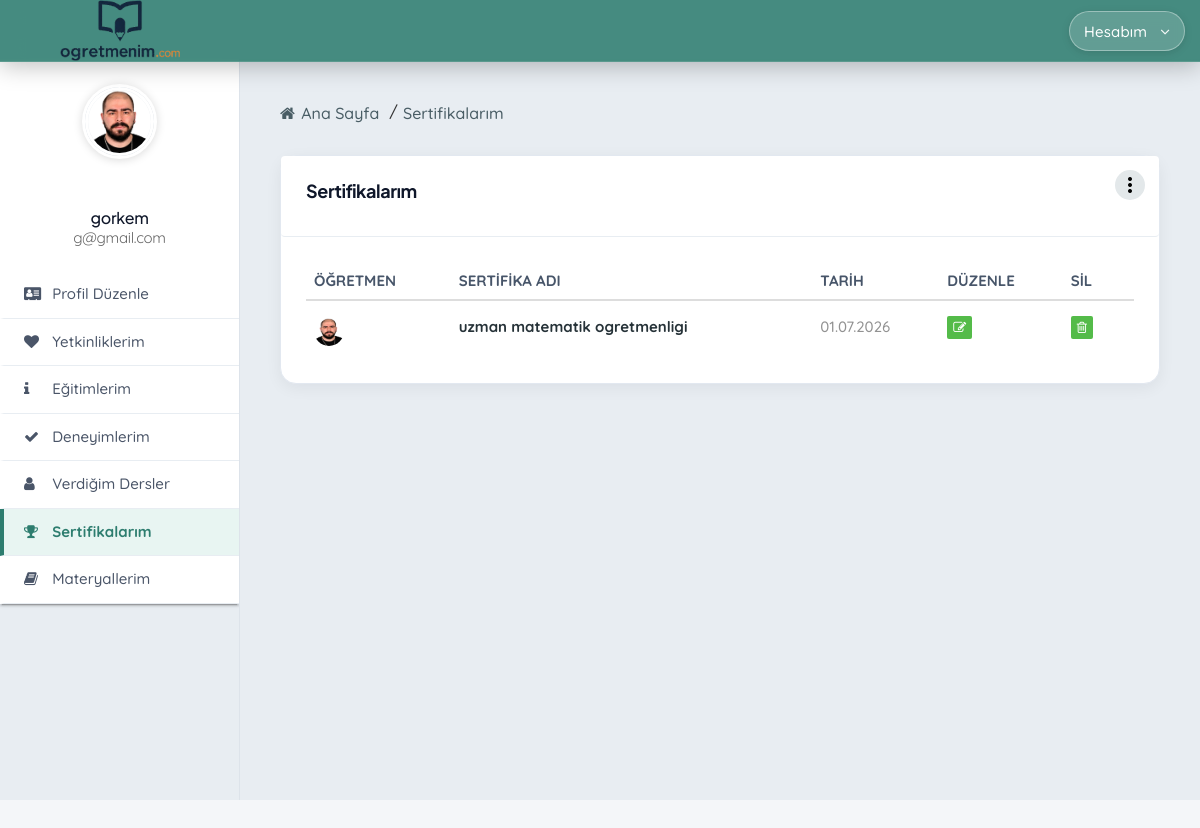
The page /adminpanel/listing-award (signed in) on the database its author committed.
### conntoapp/models.py (models this page shows, shortened)
class CustomUser(AbstractUser):
    fullname = models.CharField(max_length=100, verbose_name="Ad Soyad")
    twitter = models.CharField(max_length=100, null=True, blank=True, verbose_name="Twitter (X)")
    facebook = models.CharField(max_length=100, null=True, blank=True, verbose_name="Facebook")
    linkedin = models.CharField(max_length=100, null=True, blank=True, verbose_name="LinkedIn")
    instagram = models.CharField(max_length=100, null=True, blank=True, verbose_name="Instagram")
    gender = models.CharField(max_length=6, choices=CustomUserChoices.GENDER_CHOICES, verbose_name="Cinsiyet")
    birth_date = models.DateField(verbose_name="Doğum Tarihi")
    phone = models.CharField(max_length=20, null=True, blank=True, verbose_name="Telefon")
    branch = models.CharField(
        max_length=50,
        choices=TeacherChoices.BRANCH_CHOICES,
        default='matematik',
        verbose_name="Branş",
    )
    experience_years = models.CharField(
        max_length=10,
        choices=TeacherChoices.EXPERIENCE_CHOICES,
        default='0-1',
        verbose_name="Deneyim Süresi",
    )
    work_schedule = models.CharField(
        max_length=20,
        choices=TeacherChoices.WORK_SCHEDULE_CHOICES,
        default='her_ikisi',
        verbose_name="Çalışma Şekli",
    )
    city = models.CharField(max_length=30, choices=CustomUserChoices.TURKISH_CITIES, verbose_name="Şehir")
    district = models.CharField(max_length=50, null=True, blank=True, verbose_name="İlçe")
    job = models.CharField(max_length=20, blank=True, default='')
    short_description = models.CharField(max_length=100, null=True, blank=True, verbose_name="Kısa Tanıtım")
    long_description = models.TextField(max_length=500, null=True, blank=True, verbose_name="Biyografi")
    view = models.IntegerField(default=0)
    last_seen = models.DateTimeField(null=True, blank=True, verbose_name="Son Aktiflik")
    image = models.ImageField(upload_to="images/", default="images/default.jpg", null=False, blank=False, verbose_name="Profil Fotoğrafı")
    class Meta:
        verbose_name = "Öğretmen"
        verbose_name_plural = "Öğretmenler"

class UserAwards(models.Model):
    custom_user = models.ForeignKey(CustomUser, on_delete=models.CASCADE, related_name="userawards")
    award_name = models.CharField(max_length=1000, verbose_name="Sertifika/Ödül Adı")
    award_date = models.DateField(verbose_name="Tarih")
    class Meta:
        verbose_name = "Sertifika"
        verbose_name_plural = "Sertifikalar"

### conntoapp/views.py (the view)
# urls.py: path('listing-award', views.listingAward, name="listingAward"),
@login_required
def listingAward(request):
    return render(request, "admintemplate/listing-award.html")

### conntoapp/context_processors.py (called while the page is built)
def site_processor(request):
    return {
        'SITE_NAME': settings.SITE_NAME,
        'SITE_TAGLINE': settings.SITE_TAGLINE,
        'header_branches': TeacherChoices.BRANCH_CHOICES,
        'header_cities': CustomUserChoices.TURKISH_CITIES,
    }

def course_center_processor(request):
    if 'course_center_id' in request.session:
        try:
            course_center = CourseCenter.objects.get(id=request.session['course_center_id'])
            return {
                'current_course_center': course_center,
                'is_course_center_view': True,
            }
        except CourseCenter.DoesNotExist:
            del request.session['course_center_id']
            del request.session['is_course_center']
    return {
        'current_course_center': None,
        'is_course_center_view': False,
    }

### conntoapp/user_presence.py (called while the page is built)
def should_update_presence(last_seen):
    if not last_seen:
        return True
    return timezone.now() - last_seen >= PRESENCE_UPDATE_INTERVAL

### conntoapp/templates/admintemplate/listing-award.html (shortened to what this page needs)
{% extends 'conntoapp/adminbase/adminpanelbase.html' %}
{% load static %}
{% block content %}
  <div class="sb2-2">
    <div class="sb2-2-2">
      <ul>
        <li><a><i class="fa fa-home" aria-hidden="true"></i> Ana Sayfa</a></li>
        <li class="active-bre"><a>Sertifikalarım</a></li>
      </ul>
    </div>
    <div class="sb2-2-3">
      <div class="row">
        <div class="col-md-12">
          <div class="box-inn-sp">
            <div class="inn-title">
              <h4>Sertifikalarım</h4>
              <a class="dropdown-button drop-down-meta" href="#" data-activates="dr-users"><i class="material-icons">more_vert</i></a>
            </div>
            <div class="tab-inn">
              <div class="table-responsive table-desi">
                <table class="table table-hover">
                  <thead>
                    <tr>
                      <th>Öğretmen</th>
                      <th>Sertifika Adı</th>
                      <th>Tarih</th>
                      <th>Düzenle</th>
                      <th>Sil</th>
                    </tr>
                  </thead>
                  <tbody>
                    {% for award in user.userawards.all %}
                      <tr>
                        <td><span class="list-img"><img src="{{ user.image.url }}" alt="" /></span></td>
                        <td><span class="list-enq-name">{{ award.award_name }}</span></td>
                        <td>{{ award.award_date|date:'d.m.Y' }}</td>
                        <td><a href="{% url 'updateAward' award.id %}"><i class="fa fa-pencil-square-o" aria-hidden="true"></i></a></td>
                        <td><a href="#" onclick="confirmDelete('{% url 'deleteAward' award.id %}'); return false;"><i class="fa fa-trash-o" aria-hidden="true"></i></a></td>
                      </tr>
                    {% empty %}
                      <tr><td colspan="5">Henüz sertifika eklenmemiş.</td></tr>
                    {% endfor %}
                  </tbody>
                </table>
              </div>
            </div>
          </div>
        </div>
      </div>
    </div>
  </div>
{% endblock %}

### templates/conntoapp/adminbase/adminpanelbase.html (shortened to what this page needs)
{% load static %}
<!DOCTYPE html>
<html lang="tr">
  <head>
    <link rel="stylesheet" href="{% static 'adminstatic/css/font-awesome.min.css' %}" />
    <link rel="stylesheet" href="{% static 'adminstatic/css/style.css' %}" />
    <link rel="stylesheet" href="{% static 'adminstatic/css/mob.css' %}" />
    <link rel="stylesheet" href="{% static 'adminstatic/css/bootstrap.css' %}" />
    <link rel="stylesheet" href="{% static 'adminstatic/css/materialize.css' %}" />
    <link rel="stylesheet" href="{% static 'edu-theme.css' %}?v=55" />
  </head>
  <body class="edu-panel-page">
    <div class="container-fluid sb1">
      <div class="row">
        <div class="col-md-2 col-sm-3 col-xs-6 sb1-1 edu-panel-header-brand">
          {% include 'conntoapp/partials/site-logo.html' with logo_class='connto-site-logo--panel' %}
        </div>
        <div class="col-md-6 col-sm-6 mob-hide"></div>
        <div class="col-md-2 tab-hide"></div>
        <div class="col-md-2 col-sm-3 col-xs-6">
          <a class="waves-effect dropdown-button top-user-pro" href="#" data-activates="top-menu">
            <span class="top-user-pro__label">Hesabım</span><i class="fa fa-angle-down"></i>
          </a>
        </div>
      </div>
    </div>
    <div class="container-fluid sb2">
      <div class="row">
        <div class="sb2-1">
          <div class="sb2-12">
            <ul>
              <li>
                <span class="connto-avatar connto-avatar--xl">
                  <img class="connto-avatar__img" src="{{ user.image.url }}" alt="{{ user.fullname }}" />
                </span>
              </li>
              <li><h5>{{ user.fullname }} <span>{{ user.email }}</span></h5></li>
            </ul>
          </div>
          <div class="sb2-13">
            <ul class="collapsible edu-panel-nav">
              <li{% if request.resolver_match.url_name == 'addItems' %} class="active"{% endif %}><a href="{% url 'addItems' %}"><i class="fa fa-address-card"></i> Profil Düzenle</a></li>
              <li{% if request.resolver_match.url_name == 'listingSkill' %} class="active"{% endif %}><a href="{% url 'listingSkill' %}"><i class="fa fa-heart"></i> Yetkinliklerim</a></li>
              <li{% if request.resolver_match.url_name == 'listingEducation' %} class="active"{% endif %}><a href="{% url 'listingEducation' %}"><i class="fa fa-info"></i> Eğitimlerim</a></li>
              <li{% if request.resolver_match.url_name == 'listingExperience' %} class="active"{% endif %}><a href="{% url 'listingExperience' %}"><i class="fa fa-check"></i> Deneyimlerim</a></li>
              <li{% if request.resolver_match.url_name == 'listingService' %} class="active"{% endif %}><a href="{% url 'listingService' %}"><i class="fa fa-user"></i> Verdiğim Dersler</a></li>
              <li{% if request.resolver_match.url_name == 'listingAward' %} class="active"{% endif %}><a href="{% url 'listingAward' %}"><i class="fa fa-trophy"></i> Sertifikalarım</a></li>
              <li{% if request.resolver_match.url_name == 'listingWork' %} class="active"{% endif %}><a href="{% url 'listingWork' %}"><i class="fa fa-book"></i> Materyallerim</a></li>
            </ul>
          </div>
        </div>
        {% block content %}{% endblock %}
      </div>
    </div>
  </body>
</html>

### static/adminstatic/css/style.css (style rules this page uses)
body { font-family: 'Quicksand', sans-serif; font-weight:500; }
.material-icons { font-family: 'Material Icons'; font-weight: normal; font-style: normal; font-size: 24px; line-height: 1; letter-spacing: normal; text-transform: none; display: inline-block; white-space: nowrap; word-wrap: normal; direction: ltr; -webkit-font-feature-settings: 'liga'; -webkit-font-smoothing: antialiased; }
h1, h2, h3, h4, h5, h6 { margin-top: 0px; margin-bottom: 0px; font-family: 'Quicksand', sans-serif; }
a,li,p,span,td,th { font-family: 'Quicksand', sans-serif; font-weight:500; }
a { -webkit-transition: all 0.5s ease; -moz-transition: all 0.5s ease; -o-transition: all 0.5s ease; transition: all 0.5s ease; }
.sb1 { background: #ffffff; position: fixed; width: 100%; top: 0px; z-index: 9999; box-shadow: 0px 2px 5px rgba(0, 0, 0, 0.17); }
.sb2 { background: #e8edf2; margin-top: 59px; }
.sb2-1 { float: left; width: 20%; background: #e8edf2; color: #fff; height: 90%; position: fixed; -webkit-transition: all 0.5s ease; -moz-transition: all 0.5s ease; -o-transition: all 0.5s ease; transition: all 0.5s ease; overflow-y: auto; }
.sb2-1 a { color: #cecece; -webkit-transition: all 0.5s ease; -moz-transition: all 0.5s ease; -o-transition: all 0.5s ease; transition: all 0.5s ease; }
.sb2-12 { position: relative; overflow: hidden; padding: 25px 15px; background: #ffffff; text-align: center; }
.sb2-12 ul { padding: 0px; }
.sb2-12 ul li { float: left; display: inline-block; }
.sb2-12 ul li:nth-child(1) { width: 100%; margin-bottom: 25px; }
.sb2-12 ul li:nth-child(2) { width: 100%; padding: 0px 7px; }
.sb2-12 ul li img { width: 75px; border-radius: 50%; border: 3px solid #fff; box-shadow: 0px 1px 10px 1px rgba(0, 0, 0, 0.15); }
.sb2-12 ul li h5 { margin-bottom: 0px; margin-top: 0px; font-size: 15px; color: #666; font-weight: 500; }
.sb2-12 ul li h5 span { display: block; font-size: 12px; color: #666; padding-top: 3px; font-weight: 400; }
.sb2-13 { background: #ffffff; }
.sb2-13 ul { margin-left: 0px; padding-left: 0px; margin-bottom: 0px; }
.sb2-13 ul li { list-style-type: none; }
.sb2-13 ul li a { display: block; font-size: 13px; padding: 10px 0px; border-bottom: 1px solid #e8edf2; padding: 12px 20px; color: #666; }
.sb2-13 ul li a i { margin-right: 8px; width: 16px; }
.sb2-2 { float: left; width: 80%; padding: 40px; margin-left: 20%; background: #e8edf2; }
.sb2-2-2 { position: relative; overflow: hidden; margin-bottom: 15px; }
.sb2-2-2 ul { padding: 0px; margin-bottom: 0px; }
.sb2-2-2 ul li { list-style-type: none; float: left; padding-right: 5px; }
.sb2-2-2 ul li a { color: #495d65; vertical-align: middle; }
.sb2-2-2 ul li a i { padding-right: 2px; }
.active-bre:before { content: "/"; padding: 0 5px; color: #333; }
.sb2-2-3 { margin-top: 30px; }
.list-img img { width: 30px; height: 30px; border-radius: 50px; }
.list-enq-name { display: block; font-weight: 700; color: #263238; }
.inn-title { padding: 25px 25px; background: #ffffff; border-bottom: 1px solid #e8edf2; border-radius: 4px; }
.inn-title h4 { font-weight: 700; padding-bottom: 10px; color: #344054; }
.table-desi thead tr th { text-transform: uppercase; font-size: 12px; font-weight: 700; }
.table-desi tbody tr td { color: #929292; padding: 15px 8px 12px 8px !important; }
.table-desi i { background: #54bb49; color: #ffffff; padding: 5px 6px; border-radius: 2px; font-size: 13px; text-align: center; margin-right: 10px; }
.table-desi tbody tr td a { color: #929292; }
.drop-down-meta { position: absolute; right: 30px; padding: 3px; color: black; z-index: 999; top: 15px; background: #e3e8ea; width: 30px; height: 30px; border-radius: 25px; }
.box-inn-sp { background: #fff; border-radius: 4px; box-shadow: 0px 1px 10px 1px rgba(0, 0, 0, 0.05); }
.tab-inn { padding: 25px; }
.top-user-pro { padding: 18px 20px; color: #666; float: right; }
.top-user-pro i { margin-left: 5px; }

### rows shown on the page
CustomUser: image (picture), fullname "gorkem", email "g@gmail.com"
UserAwards: image (picture), award_name "uzman matematik ogretmenligi", award_date "01.07.2026"
